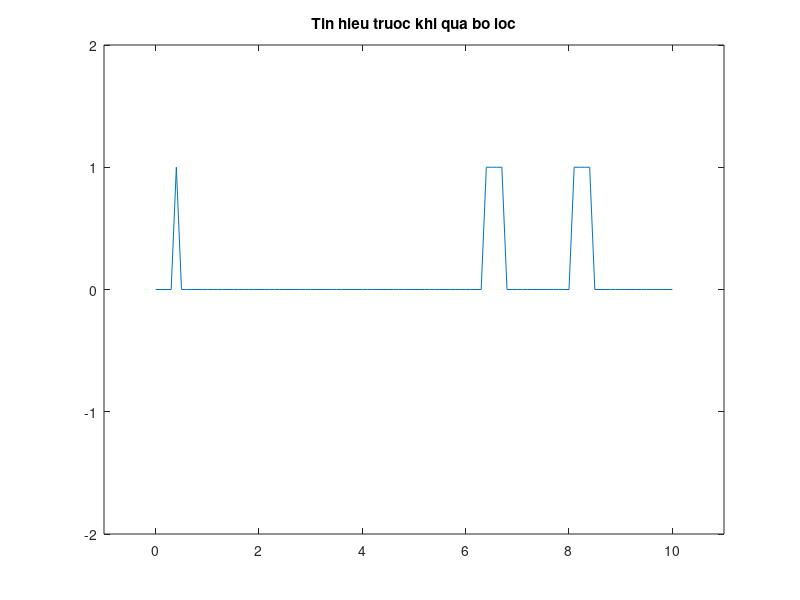

Source code (MATLAB): (Note: this script raises an error after producing the figure.)
clear;
input = randi([0,1], [1 10]);
T = 10;
count = 0;
percent = 0.5;
t = 0:1/T:T;
xt = zeros(1, length(t));
for i = 0:length(input)-1
    if input(i+1) == 1
        disp('hello')
        xt(i*count+1:(i+percent)*count) = 1;
        xt((i+percent)*count+1:(i+1)*count) = 0;
    else
        xt(i*count + 1: (i+1)*count) = 0;
    end
    count = count + 1;
end

plot(t,xt)
title('Tin hieu truoc khi qua bo loc')
axis([-1 11 -2 2])

% Phan b
Ns = length(xt);
% Frequency domain
Ts = 1;
B = 3;
n = length(input);
f = [0:Ns/2-1 -Ns/2:-1]/(Ns*Ts);
Xf = fft(xt);
Hf = 1./(1+(f./B).^(2*n)); % transfer func.
Yf = Xf.*Hf;
% Convert into time domain
y = ifft(Yf);
